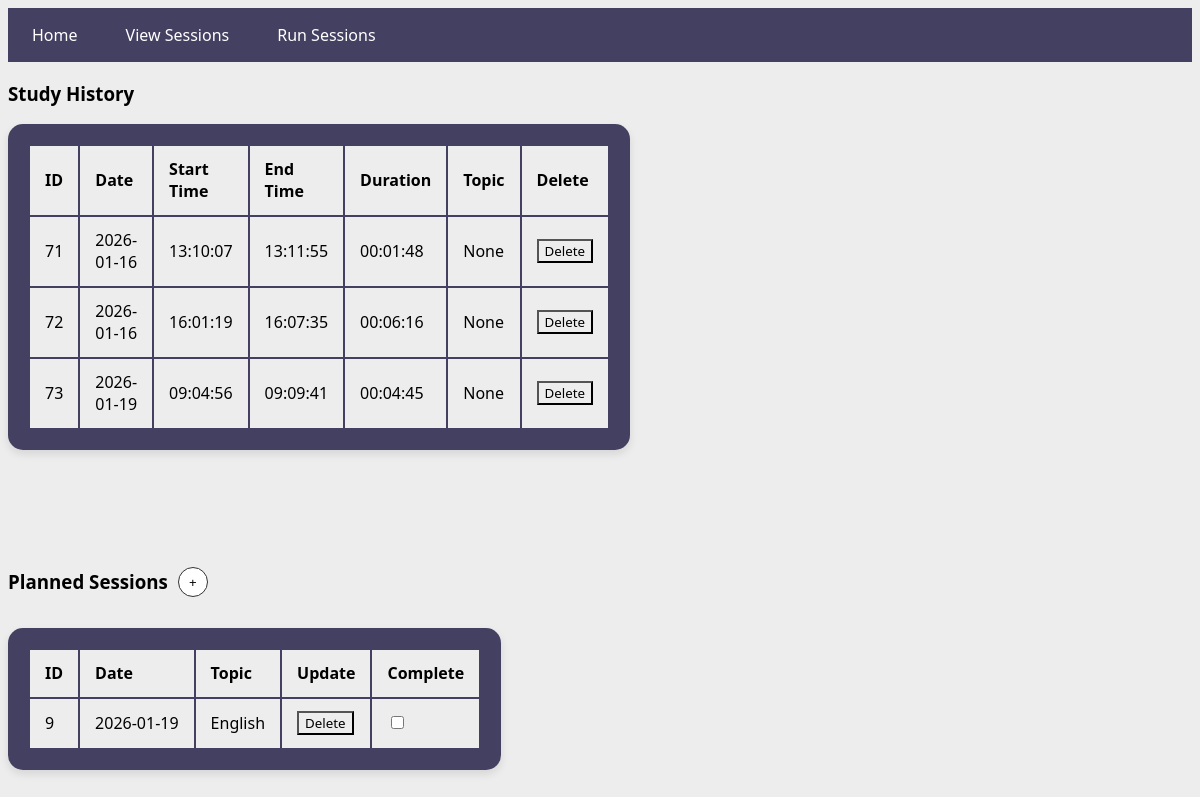
Before: /view with the older database file.
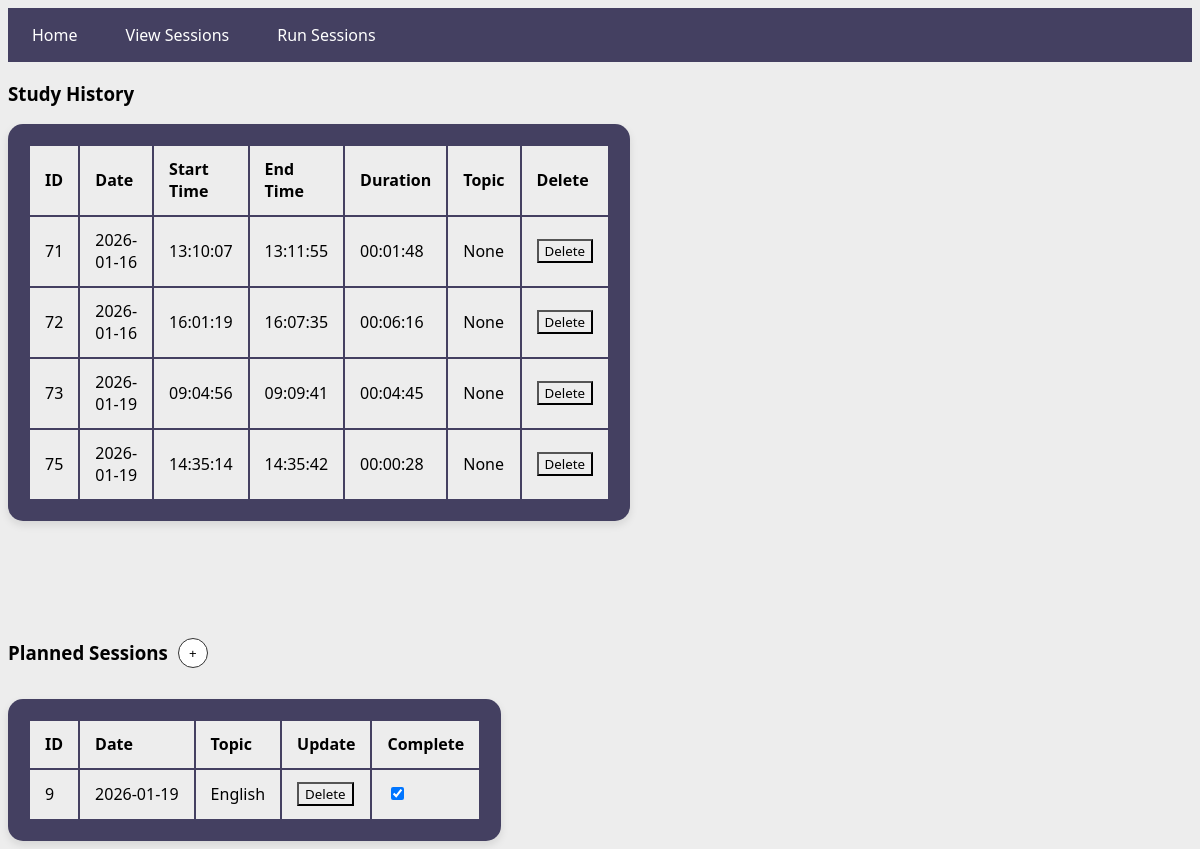
After: the same page with the newer database file.
### tables this page shows
CREATE TABLE completed_session (
          id INTEGER PRIMARY KEY AUTOINCREMENT,
          date TEXT NOT NULL,
          start_time TEXT NOT NULL,
          end_time TEXT NOT NULL,
          duration TEXT NOT NULL,
          topic TEXT);

CREATE TABLE planned_session (
          id INTEGER PRIMARY KEY AUTOINCREMENT,
          date TEXT NOT NULL,
          topic TEXT NOT NULL, completed Boolean);

### app.py (the view)
@app.route("/view")
def view():
    connect = sqlite3.connect('database.db')
    c = connect.cursor()
    c.execute('SELECT * FROM completed_session')
    view_sessions = c.fetchall()
    c.execute('SELECT * FROM planned_session')
    planned_sessions = c.fetchall()
    connect.close()
    return render_template("view_sessions.html", view_sessions=view_sessions, planned_sessions = planned_sessions)

### Templates/view_sessions.html (shortened to what this page needs)
<!DOCTYPE html>
<html lang = "en">
    <head>
        <link rel="stylesheet" href="{{ url_for('static', filename='style.css') }}">
    </head>
    <body>
        <nav>
        <ul>
        <li><a href="{{ url_for('home') }}">Home</a></li>
        <li><a href="{{ url_for('view') }}">View Sessions</a></li>
        <li><a href="{{ url_for('run') }}">Run Sessions</a></li>
        </ul>
        </nav>
        <div class="tables_container">
        <div class="table_wrapper">
            <h3>Study History</h3>
            <table>
                <tr>
                    <th>ID</th>
                    <th>Date</th>
                    <th>Start Time</th>
                    <th>End Time</th>
                    <th>Duration</th>
                    <th>Topic</th>
                    <th>Delete</th>
                </tr>
                {% for session in view_sessions %}
                <tr>
                    <td>{{ session[0] }}</td>
                    <td>{{ session[1] }}</td>
                    <td>{{ session[2] }}</td>
                    <td>{{ session[3] }}</td>
                    <td>{{ session[4] }}</td>
                    <td>{{ session[5] }}</td>
                    <td>
                        <form action="{{ url_for('delete_record') }}" method="post" style="display:inline;">
                                <button type="submit">Delete</button>
                        </form>
                    </td>
                </tr>
                {% endfor %}
            </table>
            </div>
        <div class="table_wrapper">
            <div class="column_header">
            <h3>Planned Sessions</h3>
            <div class="button_group">
            <button id="plus_button"> + </button>
            </div>
            </div>
                <table>
                <tr>
                    <th>ID</th>
                    <th>Date</th>
                    <th>Topic</th>
                    <th>Update</th>
                    <th>Complete</th>
                </tr>
                {% for session in planned_sessions %}
                <tr>
                    <td>{{ session[0] }}</td>
                    <td>{{ session[1] }}</td>
                    <td>{{ session[2] }}</td>
                    <td>
                            <form action="{{ url_for('delete_record') }}" method="post" style="display:inline;">
                                <button type="submit">Delete</button>
                            </form>
                    </td>
                    <td>
                        <form action="{{ url_for('check_session')}}" method="post" style="display:inline;">
                            <input type="checkbox" onchange="this.form.submit()" {% if session[3] == 1 %}checked{% endif %}></input>
                        </form>
                    </td>
                </tr>
                {% endfor %}
        </table>
        </div>
        </div>
    </body>

Changed rows visible on the page:
added completed_session: id "75", date "2026-01-19", start_time "14:35:14", end_time "14:35:42", duration "00:00:28", session "None"
changed planned_session "English": completed "☐" → "☑"
